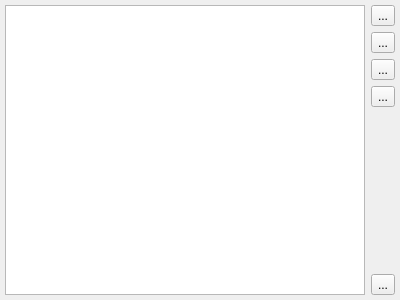
<?xml version="1.0" encoding="UTF-8"?>
<ui version="4.0">
 <class>BrkWidget</class>
 <widget class="QWidget" name="BrkWidget">
  <property name="geometry">
   <rect>
    <x>0</x>
    <y>0</y>
    <width>400</width>
    <height>300</height>
   </rect>
  </property>
  <property name="windowTitle">
   <string>Form</string>
  </property>
  <layout class="QHBoxLayout" name="horizontalLayout">
   <property name="leftMargin">
    <number>5</number>
   </property>
   <property name="topMargin">
    <number>5</number>
   </property>
   <property name="rightMargin">
    <number>5</number>
   </property>
   <property name="bottomMargin">
    <number>5</number>
   </property>
   <item>
    <widget class="xBreakTable" name="bpList">
     <property name="editTriggers">
      <set>QAbstractItemView::NoEditTriggers</set>
     </property>
     <property name="alternatingRowColors">
      <bool>true</bool>
     </property>
     <property name="selectionBehavior">
      <enum>QAbstractItemView::SelectRows</enum>
     </property>
     <property name="showGrid">
      <bool>false</bool>
     </property>
     <property name="sortingEnabled">
      <bool>true</bool>
     </property>
     <attribute name="horizontalHeaderShowSortIndicator" stdset="0">
      <bool>false</bool>
     </attribute>
     <attribute name="horizontalHeaderStretchLastSection">
      <bool>true</bool>
     </attribute>
     <attribute name="verticalHeaderVisible">
      <bool>false</bool>
     </attribute>
     <attribute name="verticalHeaderMinimumSectionSize">
      <number>17</number>
     </attribute>
     <attribute name="verticalHeaderDefaultSectionSize">
      <number>17</number>
     </attribute>
    </widget>
   </item>
   <item>
    <layout class="QVBoxLayout" name="verticalLayout">
     <item>
      <widget class="QToolButton" name="tbAddBrk">
       <property name="text">
        <string>...</string>
       </property>
       <property name="icon">
        <iconset resource="../../xpeccy.qrc">
         <normaloff>:/images/add.png</normaloff>:/images/add.png</iconset>
       </property>
      </widget>
     </item>
     <item>
      <widget class="QToolButton" name="tbEditBrk">
       <property name="text">
        <string>...</string>
       </property>
       <property name="icon">
        <iconset resource="../../xpeccy.qrc">
         <normaloff>:/images/edit.png</normaloff>:/images/edit.png</iconset>
       </property>
      </widget>
     </item>
     <item>
      <widget class="QToolButton" name="tbBrkOpen">
       <property name="text">
        <string>...</string>
       </property>
       <property name="icon">
        <iconset resource="../../xpeccy.qrc">
         <normaloff>:/images/fileopen.png</normaloff>:/images/fileopen.png</iconset>
       </property>
      </widget>
     </item>
     <item>
      <widget class="QToolButton" name="tbBrkSave">
       <property name="toolTip">
        <string>Save the breakpoints to a file</string>
       </property>
       <property name="text">
        <string>...</string>
       </property>
       <property name="icon">
        <iconset resource="../../xpeccy.qrc">
         <normaloff>:/images/save-as.png</normaloff>:/images/save-as.png</iconset>
       </property>
      </widget>
     </item>
     <item>
      <spacer name="verticalSpacer_2">
       <property name="orientation">
        <enum>Qt::Vertical</enum>
       </property>
       <property name="sizeHint" stdset="0">
        <size>
         <width>20</width>
         <height>40</height>
        </size>
       </property>
      </spacer>
     </item>
     <item>
      <widget class="QToolButton" name="tbDelBrk">
       <property name="text">
        <string>...</string>
       </property>
       <property name="icon">
        <iconset resource="../../xpeccy.qrc">
         <normaloff>:/images/cancel.png</normaloff>:/images/cancel.png</iconset>
       </property>
      </widget>
     </item>
    </layout>
   </item>
  </layout>
  <action name="brkActEdit">
   <property name="text">
    <string>Edit</string>
   </property>
  </action>
  <action name="brkActReset">
   <property name="icon">
    <iconset resource="../../xpeccy.qrc">
     <normaloff>:/images/refresh.png</normaloff>:/images/refresh.png</iconset>
   </property>
   <property name="text">
    <string>Reset counter</string>
   </property>
  </action>
 </widget>
 <customwidgets>
  <customwidget>
   <class>xBreakTable</class>
   <extends>QTableView</extends>
   <header location="global">stdlib.h</header>
  </customwidget>
 </customwidgets>
 <resources>
  <include location="../../xpeccy.qrc"/>
 </resources>
 <connections/>
</ui>
